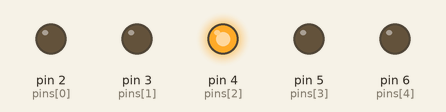
Simulated run of this sketch. Board: Arduino Uno, built with avr-gcc and run on an emulated ATmega328P. On the bench: output pins drawn as LEDs (lit = HIGH). Random numbers use the default seed unless the sketch sets one.

Above: at 0.1 s.
At 10.7 s:
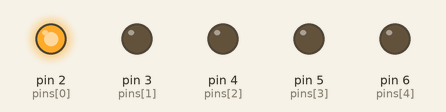
At 18.1 s:
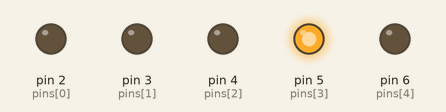
At 27.2 s:
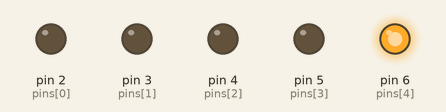
At 30.3 s:
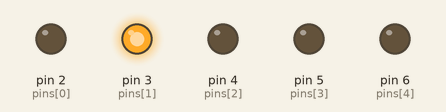
At 38.7 s:
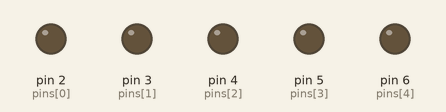
Timing chart, 0 to 40.0 s (numbered marks = the images above):
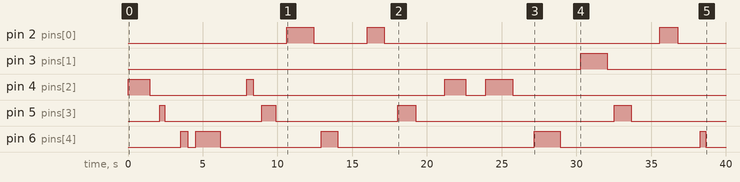

The sketch:

random_LED_blinker.ino
```cpp
int pins[] = {2, 3, 4, 5, 6};
int totalPins = sizeof(pins)/sizeof(pins[0]);
void setup () {
  for (int i=0; i<totalPins; i++) {
    pinMode(pins[i], OUTPUT);
  }
}

void loop() {
  int randomLED = random(0,5);
  int randomONDelay = random(200, 2000);
  int randomOFFDelay = random(200, 2000);
  digitalWrite(pins[randomLED], HIGH);
  delay(randomONDelay);
  digitalWrite(pins[randomLED], LOW);
  delay(randomOFFDelay);
}
```

Measured:
- by itself, pin 2 (pins[0]): goes HIGH 1.8 s, LOW 3.6 s, HIGH 1.1 s, LOW 18.4 s, HIGH 1.2 s, then LOW
- by itself, pin 3 (pins[1]): LOW → HIGH at 30.3 s, → LOW 1.8 s later
- by itself, pin 4 (pins[2]): LOW → HIGH at 0.00 s, → LOW 1.4 s later, → HIGH 6.5 s later, → LOW 0.44 s later, … (8 changes in this stretch)
- by itself, pin 5 (pins[3]): LOW → HIGH at 2.1 s, → LOW 0.33 s later, → HIGH 6.5 s later, → LOW 0.93 s later, … (8 changes in this stretch)
- by itself, pin 6 (pins[4]): LOW → HIGH at 3.5 s, → LOW 0.48 s later, → HIGH 0.52 s later, → LOW 1.6 s later, … (10 changes in this stretch)
